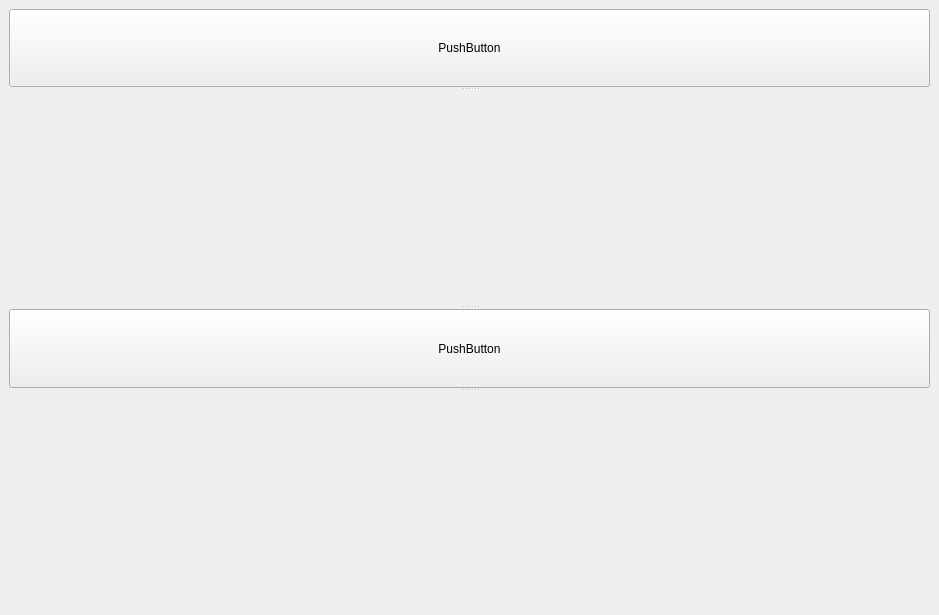
<?xml version="1.0" encoding="UTF-8"?>
<ui version="4.0">
 <class>MainWindow</class>
 <widget class="QMainWindow" name="MainWindow">
  <property name="geometry">
   <rect>
    <x>0</x>
    <y>0</y>
    <width>939</width>
    <height>615</height>
   </rect>
  </property>
  <property name="windowTitle">
   <string>MainWindow</string>
  </property>
  <widget class="QWidget" name="centralwidget">
   <layout class="QVBoxLayout" name="verticalLayout">
    <item>
     <widget class="QSplitter" name="splitter">
      <property name="orientation">
       <enum>Qt::Vertical</enum>
      </property>
      <widget class="QPushButton" name="pushButton_2">
       <property name="text">
        <string>PushButton</string>
       </property>
      </widget>
      <widget class="QWidget" name="verticalLayoutWidget_2">
       <layout class="QVBoxLayout" name="verticalLayout_3">
        <property name="sizeConstraint">
         <enum>QLayout::SetMinimumSize</enum>
        </property>
        <item>
         <spacer name="verticalSpacer_2">
          <property name="orientation">
           <enum>Qt::Vertical</enum>
          </property>
          <property name="sizeType">
           <enum>QSizePolicy::Preferred</enum>
          </property>
          <property name="sizeHint" stdset="0">
           <size>
            <width>20</width>
            <height>60</height>
           </size>
          </property>
         </spacer>
        </item>
       </layout>
      </widget>
      <widget class="QPushButton" name="pushButton">
       <property name="text">
        <string>PushButton</string>
       </property>
      </widget>
      <widget class="QWidget" name="verticalLayoutWidget">
       <layout class="QGridLayout" name="gridLayout">
        <property name="sizeConstraint">
         <enum>QLayout::SetMinimumSize</enum>
        </property>
        <item row="0" column="0">
         <spacer name="verticalSpacer">
          <property name="orientation">
           <enum>Qt::Vertical</enum>
          </property>
          <property name="sizeType">
           <enum>QSizePolicy::Preferred</enum>
          </property>
          <property name="sizeHint" stdset="0">
           <size>
            <width>20</width>
            <height>60</height>
           </size>
          </property>
         </spacer>
        </item>
       </layout>
      </widget>
     </widget>
    </item>
   </layout>
  </widget>
 </widget>
 <resources/>
 <connections/>
</ui>
